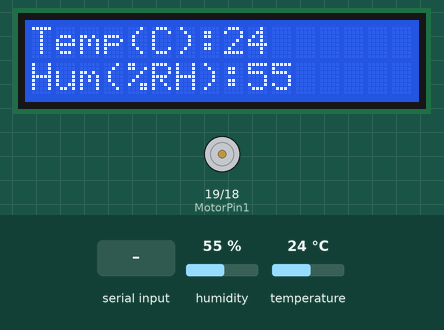
This sketch was run on a simulated ESP32. Parts: 16×2 character LCD, motor-driver pin pairs drawn as motors (green arrow = first pin HIGH = forward, orange = second pin HIGH = backward, longer = more drive). The inputs (shaded band) are chosen by the test bench; at power-on: humidity 55 %, temperature 24 °C. What the sketch prints to the serial monitor is not drawn.

Above: at 1.2 s.
1.3 s: humidity set to 69 %
At 4.4 s:
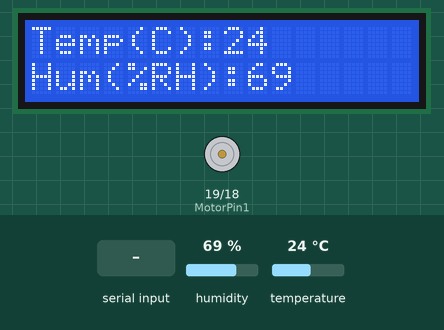
9.1 s: humidity set to 72 %
At 11.7 s:
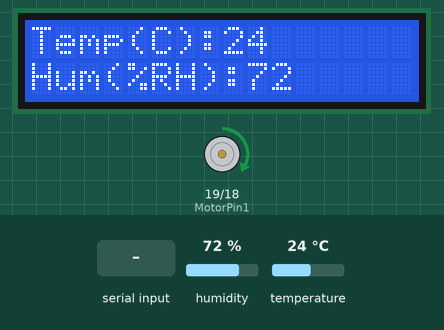
13.9 s: "0" received over the second serial link
18.5 s: temperature set to 12 °C
At 21.0 s:
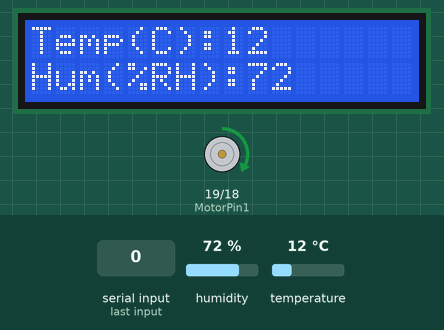
23.1 s: humidity set to 22 %
At 24.4 s:
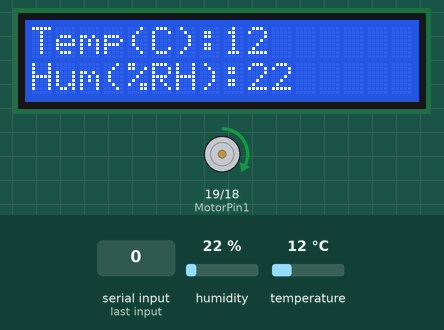
27.8 s: temperature set to 26 °C
At 32.3 s:
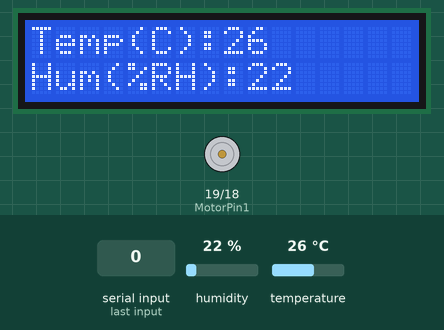
36.0 s: temperature set to 29 °C
At 38.7 s:
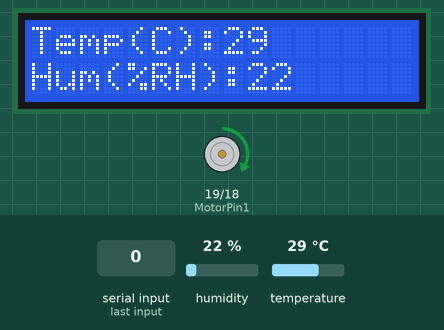
Timing chart, 0 to 40.2 s (numbered marks = the images above; inputs shaded):
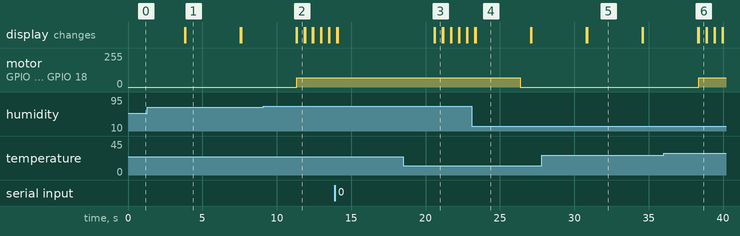

Measured:
- the behaviour switches between 70 and 71 % on humidity (found by bisection; images 1 and 2)
- the behaviour switches between 27 and 28 °C on temperature (found by bisection; images 5 and 6)
- after the input at 1.3 s, the display: first differs from a run without the input after 2.6 s (image 1)
- after the input at 9.1 s, motor on GPIO 19 (MotorPin1) / GPIO 18 (MotorPin2): stopped → forward 70/255 after 2.3 s; the display: first differs from a run without the input after 2.3 s (image 2)
- after the input at 18.5 s, the display: first differs from a run without the input after 2.1 s (image 3)
- after the input at 23.1 s, motor on GPIO 19 (MotorPin1) / GPIO 18 (MotorPin2): forward 70/255 → stopped after 3.3 s; the display: first differs from a run without the input after 0.27 s (image 4)
- after the input at 27.8 s, the display: first differs from a run without the input after 3.1 s (image 5)
- after the input at 36.0 s, motor on GPIO 19 (MotorPin1) / GPIO 18 (MotorPin2): stopped → forward 70/255 after 2.4 s; the display: first differs from a run without the input after 2.4 s (image 6)

The sketch:

4_4_8_Tem-Hum-Control-System.ino
```cpp
/*
 * 文件名 : Temperature-Humidity-Control-System
 * 功能   : 结合XTH11温湿度传感器,语音控制模块和电机模块模拟农场温湿控风扇系统
 * 编译IDE：ARDUINO 2.3.6
 * 作者   : https://www.keyesrobot.cn/
*/

//导入相关库文件
#include <SoftwareSerial.h>
#include <Wire.h>
#include <LiquidCrystal_I2C.h>
#include <dht11.h>

// 定义引脚常量
const int RX_PIN = 23; // 引脚 GPIO23 为 RX
const int TX_PIN = 5; // 引脚 GPIO5 为 TX
const int DHT11PIN = 17; // 温湿度传感器的引脚
const int MotorPin1 = 19; // (IN+)
const int MotorPin2 = 18; // (IN-)

// 定义变量
volatile int yuyin;
volatile int Temperature;
volatile int Humidity;

LiquidCrystal_I2C lcd(0x27,16,2); // 定义LCD地址和行列

SoftwareSerial mySerial(RX_PIN, TX_PIN); // 定义软件串口引脚（RX, TX）

dht11 DHT11; // 初始化dht11

// 串口发送消息最大长度
#define UART_SEND_MAX      32
#define UART_MSG_HEAD_LEN  2
#define UART_MSG_FOOT_LEN  2

// 串口发送消息号
#define U_MSG_bozhensgshu      1
#define U_MSG_boxiaoshu      2
#define U_MSG_bobao1      3
#define U_MSG_bobao2      4
#define U_MSG_bobao3      5
#define U_MSG_bobao4      6
#define U_MSG_bobao5      7
#define U_MSG_bobao6      8
#define U_MSG_bobao7      9
#define U_MSG_bobao8      10
#define U_MSG_bobao9      11
#define U_MSG_bobao10      12
#define U_MSG_bobao11      13
#define U_MSG_bobao12      14
#define U_MSG_bobao13      15
#define U_MSG_bobao14      16
#define U_MSG_bobao15      17
#define U_MSG_bobao16      18
#define U_MSG_bobao17      19
#define U_MSG_bobao18      20

// 串口消息参数类型
typedef union {
  double d_double;
  int d_int;
  unsigned char d_ucs[8];
  char d_char;
  unsigned char d_uchar;
  unsigned long d_long;
  short d_short;
  float d_float;}uart_param_t;

// 串口发送函数实现
void _uart_send_impl(unsigned char* buff, int len) {
  // TODO: 调用项目实际的串口发送函数
  for(int i=0;i<len;i++){
    mySerial.write (*buff++);
  }
}

// 串口通信消息尾
const unsigned char g_uart_send_foot[] = {
  0x55, 0xaa
};

// 十六位整数转32位整数
void _int16_to_int32(uart_param_t* param) {
  if (sizeof(int) >= 4)
    return;
  unsigned long value = param->d_long;
  unsigned long sign = (value >> 15) & 1;
  unsigned long v = value;
  if (sign)
    v = 0xFFFF0000 | value;
  uart_param_t p;  p.d_long = v;
  param->d_ucs[0] = p.d_ucs[0];
  param->d_ucs[1] = p.d_ucs[1];
  param->d_ucs[2] = p.d_ucs[2];
  param->d_ucs[3] = p.d_ucs[3];
}

// 浮点数转双精度
void _float_to_double(uart_param_t* param) {
  if (sizeof(int) >= 4)
    return;
  unsigned long value = param->d_long;
  unsigned long sign = value >> 31;
  unsigned long M = value & 0x007FFFFF;
  unsigned long e =  ((value >> 23 ) & 0xFF) - 127 + 1023;
  uart_param_t p0, p1;
  p1.d_long = ((sign & 1) << 31) | ((e & 0x7FF) << 20) | (M >> 3);
  param->d_ucs[0] = p0.d_ucs[0];
  param->d_ucs[1] = p0.d_ucs[1];
  param->d_ucs[2] = p0.d_ucs[2];
  param->d_ucs[3] = p0.d_ucs[3];
  param->d_ucs[4] = p1.d_ucs[0];
  param->d_ucs[5] = p1.d_ucs[1];
  param->d_ucs[6] = p1.d_ucs[2];
  param->d_ucs[7] = p1.d_ucs[3];
}

// 串口通信消息头
const unsigned char g_uart_send_head[] = {
  0xaa, 0x55
};

// 播报函数1
void _uart_bobao1() {
  uart_param_t param;
    int i = 0;
    unsigned char buff[UART_SEND_MAX] = {0};
    for (i = 0; i < UART_MSG_HEAD_LEN; i++) {
        buff[i + 0] = g_uart_send_head[i];
    }
    buff[2] = U_MSG_bobao1;
    for (i = 0; i < UART_MSG_FOOT_LEN; i++) {
        buff[i + 3] = g_uart_send_foot[i];
    }
    _uart_send_impl(buff, 5);
}

// 播报整数
void _uart_bozhensgshu(int zhengshu) {
  uart_param_t param;
    int i = 0;
    unsigned char buff[UART_SEND_MAX] = {0};
    for (i = 0; i < UART_MSG_HEAD_LEN; i++) {
        buff[i + 0] = g_uart_send_head[i];
    }
    buff[2] = U_MSG_bozhensgshu;
    param.d_int = zhengshu;
    _int16_to_int32(&param);
    buff[3] = param.d_ucs[0];
    buff[4] = param.d_ucs[1];
    buff[5] = 0;
    buff[6] = 0;
    for (i = 0; i < UART_MSG_FOOT_LEN; i++) {
        buff[i + 7] = g_uart_send_foot[i];
    }
    _uart_send_impl(buff, 9);
}

// 播报函数2
void _uart_bobao2() {
  uart_param_t param;
    int i = 0;
    unsigned char buff[UART_SEND_MAX] = {0};
    for (i = 0; i < UART_MSG_HEAD_LEN; i++) {
        buff[i + 0] = g_uart_send_head[i];
    }
    buff[2] = U_MSG_bobao2;
    for (i = 0; i < UART_MSG_FOOT_LEN; i++) {
        buff[i + 3] = g_uart_send_foot[i];
    }
    _uart_send_impl(buff, 5);
}

// 播报函数4
void _uart_bobao4() {
  uart_param_t param;
    int i = 0;
    unsigned char buff[UART_SEND_MAX] = {0};
    for (i = 0; i < UART_MSG_HEAD_LEN; i++) {
        buff[i + 0] = g_uart_send_head[i];
    }
    buff[2] = U_MSG_bobao4;
    for (i = 0; i < UART_MSG_FOOT_LEN; i++) {
        buff[i + 3] = g_uart_send_foot[i];
    }
    _uart_send_impl(buff, 5);
}

void setup(){
   mySerial.begin(9600); // 软件串口（与外设通信）
   Serial.begin(9600); // 硬件串口（与电脑通信）
   pinMode(MotorPin1,OUTPUT); // 设置IN+引脚为输出模式
   pinMode(MotorPin2,OUTPUT); // 设置IN-引脚为输出模式
   yuyin = 0; // 定义变量yuyin初始值为0
   Temperature = 0; // 定义变量Temperature初始值为0
   Humidity = 0; // 定义变量Humidity初始值为0
   Wire.begin(21,22); // 打开LCD通信引脚
   lcd.init(); // 初始化LCD
   lcd.backlight(); // 打开LCD背光
   lcd.display(); // 打开LCD显示
   lcd.clear(); // LCD清屏
}

void loop(){
   //获取温湿度数据
   int chk = DHT11.read(DHT11PIN);
   Temperature = DHT11.temperature;
   Humidity = DHT11.humidity;
   // 在LCD对应位置显示温度相关信息
   lcd.setCursor(0, 0);
   lcd.print(String("Temp(C):") + String(Temperature));
   // 在LCD对应位置显示湿度相关信息
   lcd.setCursor(0, 1);
   lcd.print(String("Hum(%RH):") + String(Humidity));

   if (mySerial.available() > 0) { // 接收语音控制模块的外设数据(命令参数)
     yuyin = mySerial.read(); // 将接收到的外设数据(命令参数)进行赋值
     Serial.println(yuyin); // 串口打印收到的外设数据(命令参数)
     if (yuyin == 47) { // 进行判断，接收到的外设数据(命令参数)为47，检测温度并且进行语音播报
        yuyin = 0;
        delay(2000);
        _uart_bobao1();
        delay(2000);
        _uart_bozhensgshu(Temperature);
        delay(2000);
        _uart_bobao2();
        delay(2000);
     }
     if (yuyin == 48) { // 进行判断，接收到的外设数据(命令参数)为48，检测湿度并且进行语音播报
        yuyin = 0;
        delay(2000);
        _uart_bobao4();
        delay(2000);
        _uart_bozhensgshu(Humidity);
        delay(2000);
     }
   }
   if (Temperature >= 28 || Humidity > 70) { // 进行判断，温度大于等于48或湿度大于70
     //风扇转动
     analogWrite(MotorPin1, 70);
     analogWrite(MotorPin2, 0);
   } else { // 否则，风扇停止
     delay(3000);
     analogWrite(MotorPin1, 0);
     analogWrite(MotorPin2, 0);
     delay(200);
   }
   delay(500);
   lcd.clear(); // 清除LCD显示
}
```
